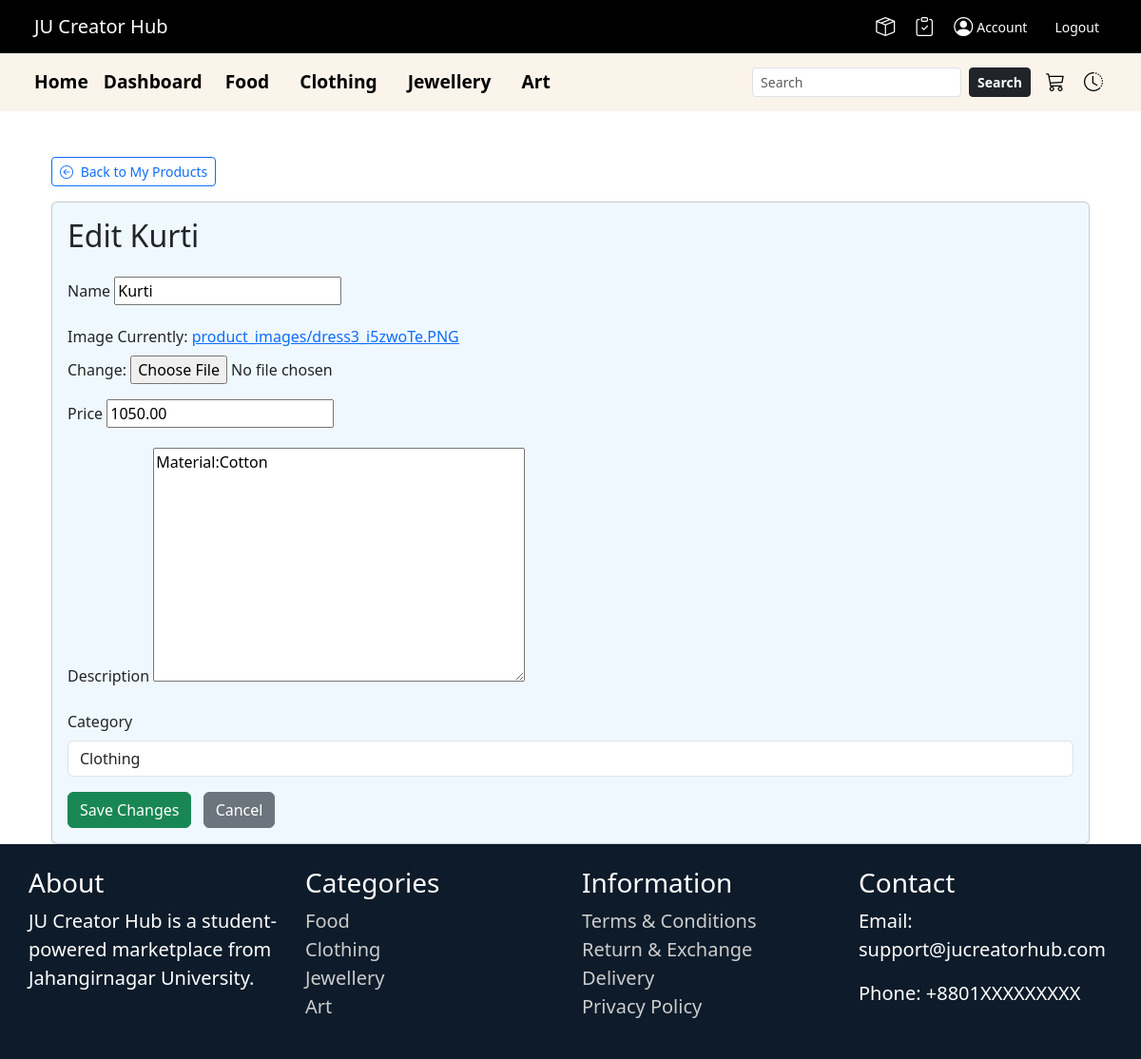
Screenshot of /product/edit/16/ (signed in) with the database file from the repository.
### ecommerce/models.py (models this page shows, shortened)
class Product(models.Model):
    CATEGORY_CHOICES = [
        ('food', 'Food'),
        ('clothing', 'Clothing'),
        ('jewellery', 'Jewellery'),
        ('art', 'Art'),
    ]
    name = models.CharField(max_length=255)
    image = models.ImageField(upload_to='product_images/')
    price = models.DecimalField(max_digits=10, decimal_places=2)
    description = models.TextField()
    category = models.CharField(max_length=50, choices=CATEGORY_CHOICES)
    seller = models.ForeignKey(User, on_delete=models.CASCADE, related_name='products')

### ecommerce/views.py (the view)
# urls.py: path('product/edit/<int:product_id>/', views.edit_product, name='edit_product'),
@login_required
def edit_product(request, product_id):
    product = get_object_or_404(Product, id=product_id, seller=request.user)
    if request.user != product.seller:
        messages.error(request, "You are not authorized to edit this product.")
        return redirect('product_detail', product_id=product.id)
    if request.method == 'POST':
        form = ProductForm(request.POST, request.FILES, instance=product)
        if form.is_valid():
            form.save()
            messages.success(request, "Product updated successfully.")
            return redirect('seller_products')  # Redirect to My Products page
    else:
        form = ProductForm(instance=product)
    return render(request, 'ecommerce/edit_product.html', {'form': form, 'product': product})

### ecommerce/forms.py
class ProductForm(forms.ModelForm):
    class Meta:
        model = Product
        fields = ['name',  'description','price', 'image','category']
        widgets = {
            'category': forms.Select(attrs={'class': 'form-control'}),
        }

### ecommerce/context_processors.py (called while the page is built)
def shop_names_processor(request):
    shop_names = Profile.objects.filter(
        role='seller',
        shop_name__isnull=False
    ).exclude(shop_name='')
    return {'shop_names': shop_names}

### ecommerce/templates/ecommerce/edit_product.html (shortened to what this page needs)
{% extends 'ecommerce/base.html' %}
{% block content %}
<div class="container mt-4">
    <div class="mb-3">
        <a href="{% url 'seller_products' %}" class="btn btn-outline-primary btn-sm">
            <i class="bi bi-arrow-left-circle me-1"></i> Back to My Products
        </a>
    </div>
    <div class="card shadow-sm" style="background-color: #f0f8ff;">
        <div class="card-body">
            <h2 class="mb-4">Edit {{ product.name }}</h2>
            <form method="POST" enctype="multipart/form-data">
                <div class="mb-3">
                    <label class="form-label">{{ form.name.label }}</label>
                    {{ form.name }}
                </div>
                <div class="mb-3">
                    <label class="form-label">{{ form.image.label }}</label>
                    {{ form.image }}
                </div>
                <div class="mb-3">
                    <label class="form-label">{{ form.price.label }}</label>
                    {{ form.price }}
                </div>
                <div class="mb-3">
                    <label class="form-label">{{ form.description.label }}</label>
                    {{ form.description }}
                </div>
                <div class="mb-3">
                    <label class="form-label">{{ form.category.label }}</label>
                    {{ form.category }}
                </div>
                <button type="submit" class="btn btn-success">Save Changes</button>
                <a href="{{ next }}" class="btn btn-secondary ms-2">Cancel</a>
            </form>
        </div>
    </div>
</div>
<link rel="stylesheet" href="https://cdn.jsdelivr.net/npm/bootstrap-icons@1.10.5/font/bootstrap-icons.css">
{% endblock %}

### ecommerce/templates/ecommerce/base.html (style rules this page uses)
html, body { height: 100%; margin: 0; }
body { display: flex; flex-direction: column; min-height: 100vh; }

### rows the page displays
Product: name "Kurti", price "1050.00", description "Material:Cotton", category "Clothing"
